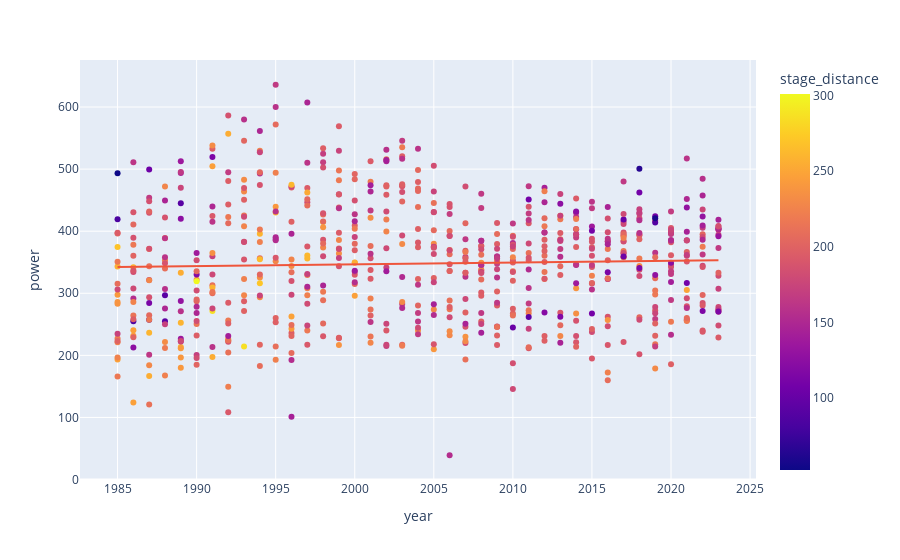

Notebook cell for this chart:
### Code cell
px.scatter(df[(df.stage_distance > 50) & (df.stage_type != "ITT")], x="year", y="power", hover_data="stage_url", color="stage_distance", trendline="ols")

### Figure 1 — Plotly figure (JSON) as saved in the notebook; plotly's stock layout.template omitted (floating-point values rounded to 4 significant figures; data arrays with more than 128 entries replaced by an {"elided": "..."} marker saying what was removed)
{"data": [{"customdata": {"elided": "722x1 str values"}, "hovertemplate": "year=%{x}<br>power=%{y}<br>stage_url=%{customdata[0]}<br>stage_distance=%{marker.color}<extra></extra>", "legendgroup": "", "marker": {"color": {"elided": "722 float values"}, "coloraxis": "coloraxis", "symbol": "circle"}, "mode": "markers", "name": "", "orientation": "v", "showlegend": false, "type": "scatter", "x": {"elided": "722 int values"}, "xaxis": "x", "y": {"elided": "722 float values"}, "yaxis": "y"}, {"hovertemplate": "<b>OLS trendline</b><br>power = 0.29382 * year + -241.016<br>R<sup>2</sup>=0.001310<br><br>year=%{x}<br>power=%{y} <b>(trend)</b><extra></extra>", "legendgroup": "", "marker": {"symbol": "circle"}, "mode": "lines", "name": "", "showlegend": false, "type": "scatter", "x": {"elided": "720 int values"}, "xaxis": "x", "y": {"elided": "720 float values"}, "yaxis": "y"}], "layout": {"coloraxis": {"colorbar": {"title": {"text": "stage_distance"}}, "colorscale": [[0, "#0d0887"], [0.1111, "#46039f"], [0.2222, "#7201a8"], [0.3333, "#9c179e"], [0.4444, "#bd3786"], [0.5556, "#d8576b"], [0.6667, "#ed7953"], [0.7778, "#fb9f3a"], [0.8889, "#fdca26"], [1, "#f0f921"]]}, "legend": {"tracegroupgap": 0}, "margin": {"t": 60}, "xaxis": {"anchor": "y", "domain": [0, 1], "title": {"text": "year"}}, "yaxis": {"anchor": "x", "domain": [0, 1], "title": {"text": "power"}}}}
